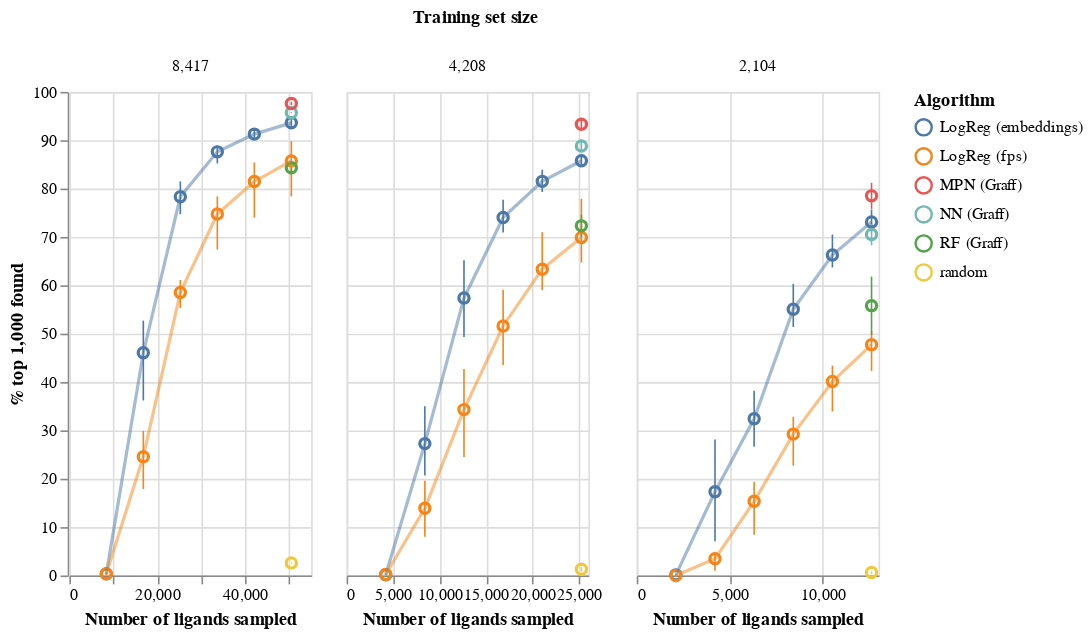

Source (notebook cell):
### Code cell
ch

### Figure 1 — Vega-Lite specification as saved in the notebook (floating-point values rounded to 4 significant figures; data arrays with more than 128 entries replaced by an {"elided": "..."} marker saying what was removed)
{"config": {"view": {"continuousWidth": 400, "continuousHeight": 300}}, "data": {"name": "data-0263303302b787fe1395bc22d62cb8b4"}, "facet": {"column": {"type": "nominal", "field": "Training set size", "sort": [0.004, 0.002, 0.001]}}, "spec": {"layer": [{"mark": {"type": "errorbar", "extent": "ci"}, "encoding": {"color": {"type": "nominal", "field": "Algorithm"}, "x": {"type": "quantitative", "field": "N ligands explored", "title": "Number of ligands sampled"}, "y": {"type": "quantitative", "field": "% top-k found", "title": "% top 1,000 found"}}}, {"mark": {"type": "point", "color": "black", "filled": false, "size": 40}, "encoding": {"color": {"type": "nominal", "field": "Algorithm"}, "tooltip": {"type": "quantitative", "aggregate": "mean", "field": "% top-k found", "title": "% top 1,000 found"}, "x": {"type": "quantitative", "field": "N ligands explored"}, "y": {"type": "quantitative", "aggregate": "mean", "field": "% top-k found", "title": "% top 1,000 found"}}}, {"mark": {"type": "line", "color": "black", "opacity": 0.5, "size": 2}, "encoding": {"color": {"type": "nominal", "field": "Algorithm"}, "x": {"type": "quantitative", "field": "N ligands explored"}, "y": {"type": "quantitative", "aggregate": "mean", "field": "% top-k found", "title": "% top 1,000 found"}}}], "height": 300, "width": 150}, "resolve": {"scale": {"x": "independent"}}, "$schema": "https://vega.github.io/schema/vega-lite/v4.8.1.json", "datasets": {"data-0263303302b787fe1395bc22d62cb8b4": {"elided": "144 records"}}}
